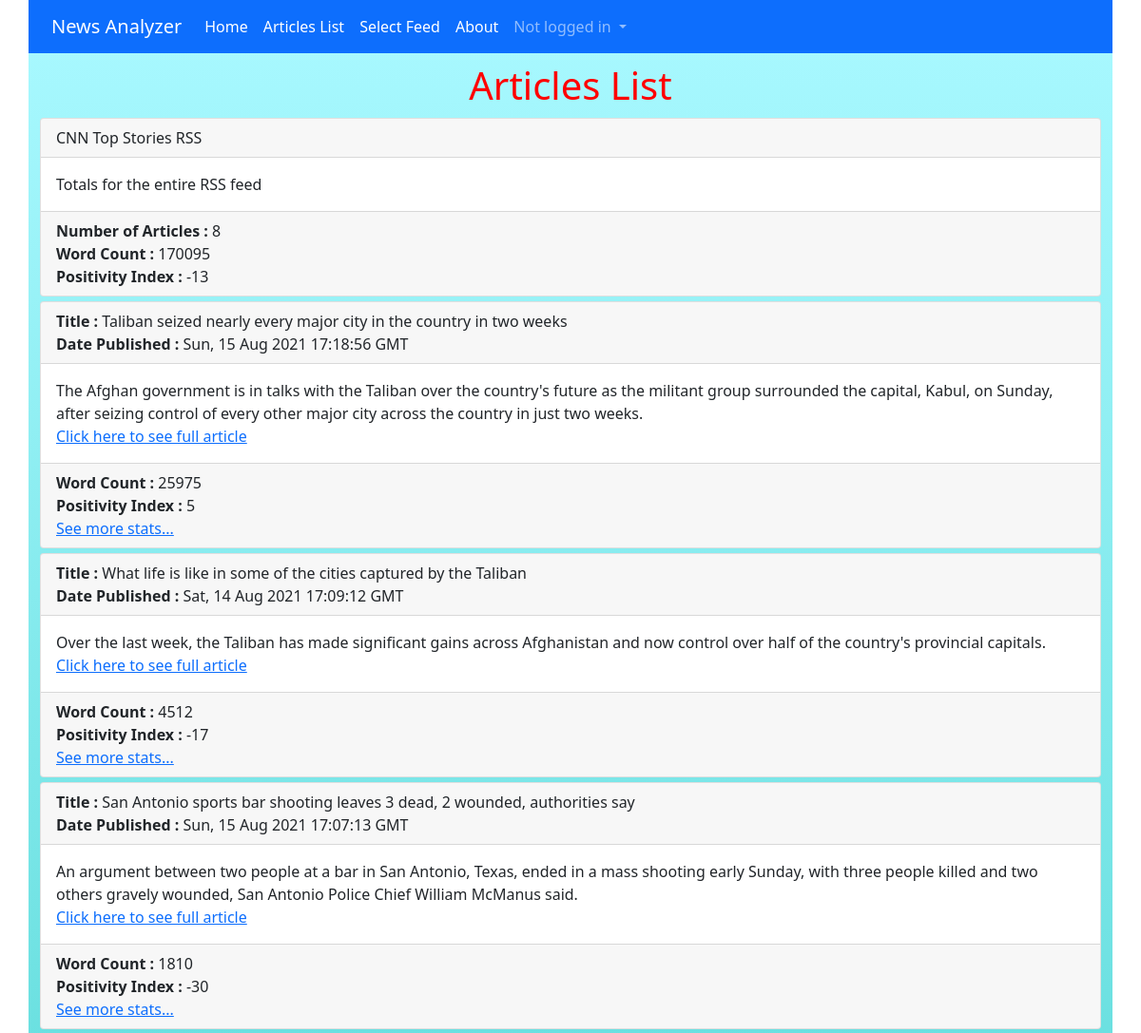
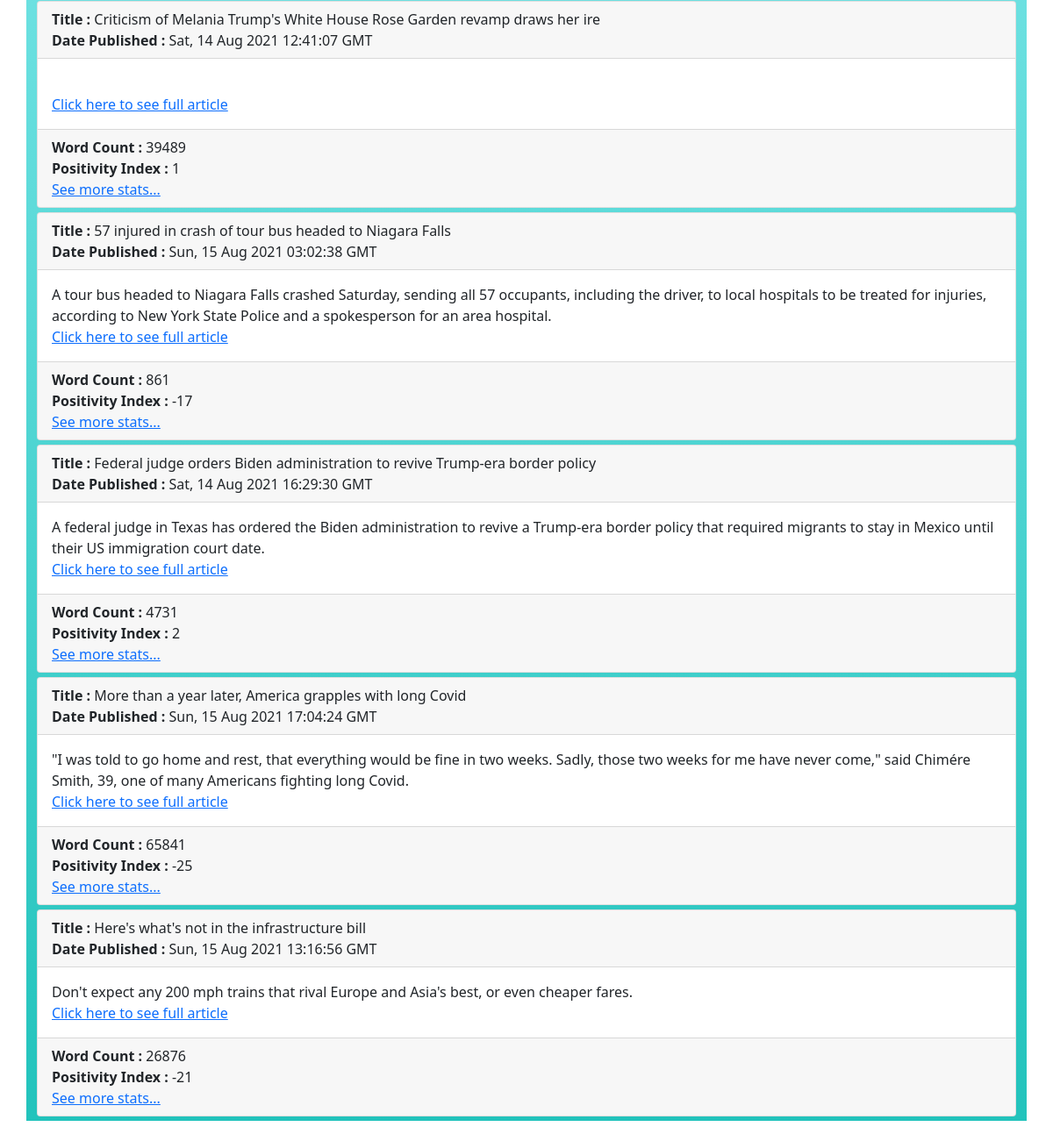
Page /newsanalyzer/ on the earlier database version (2 pictures, top to bottom).
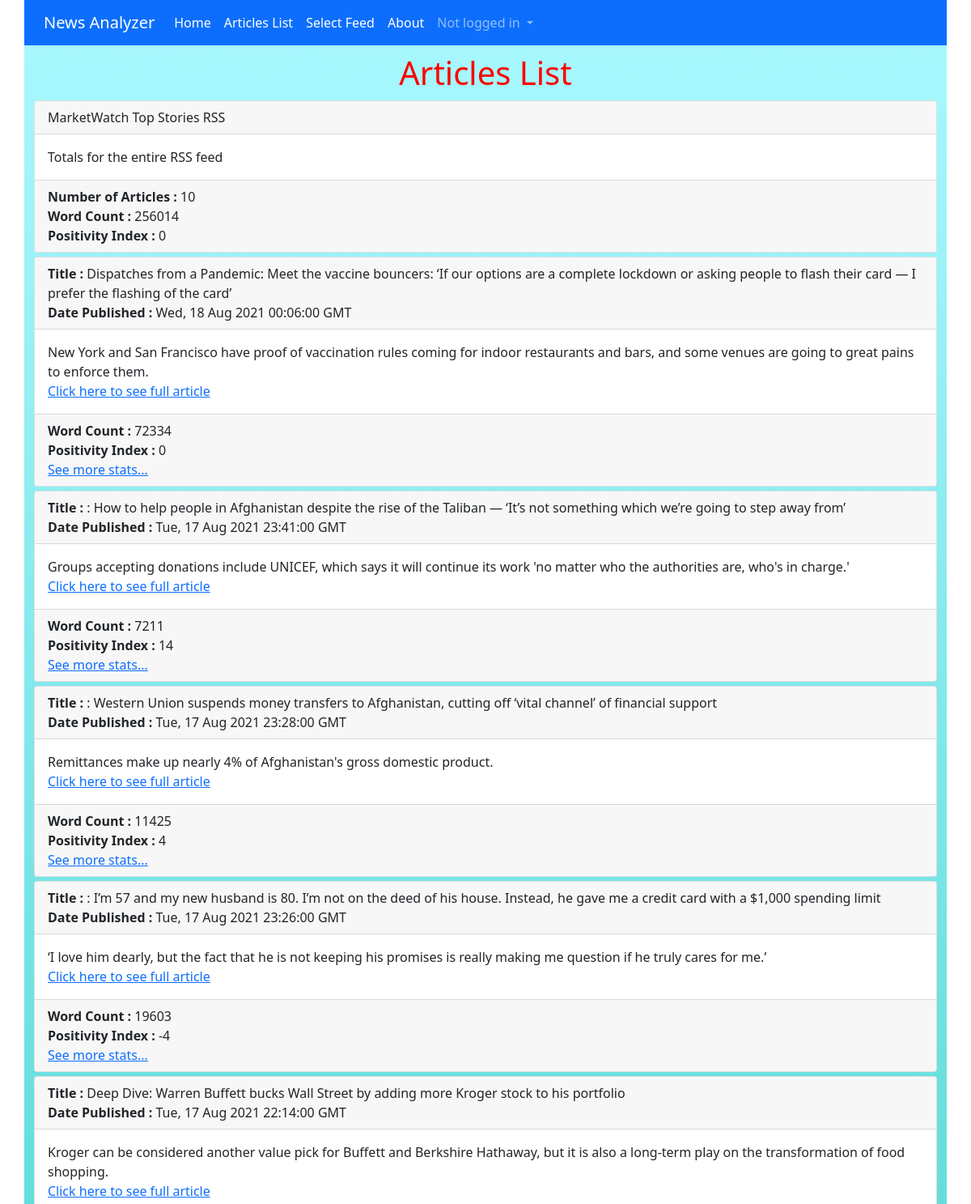
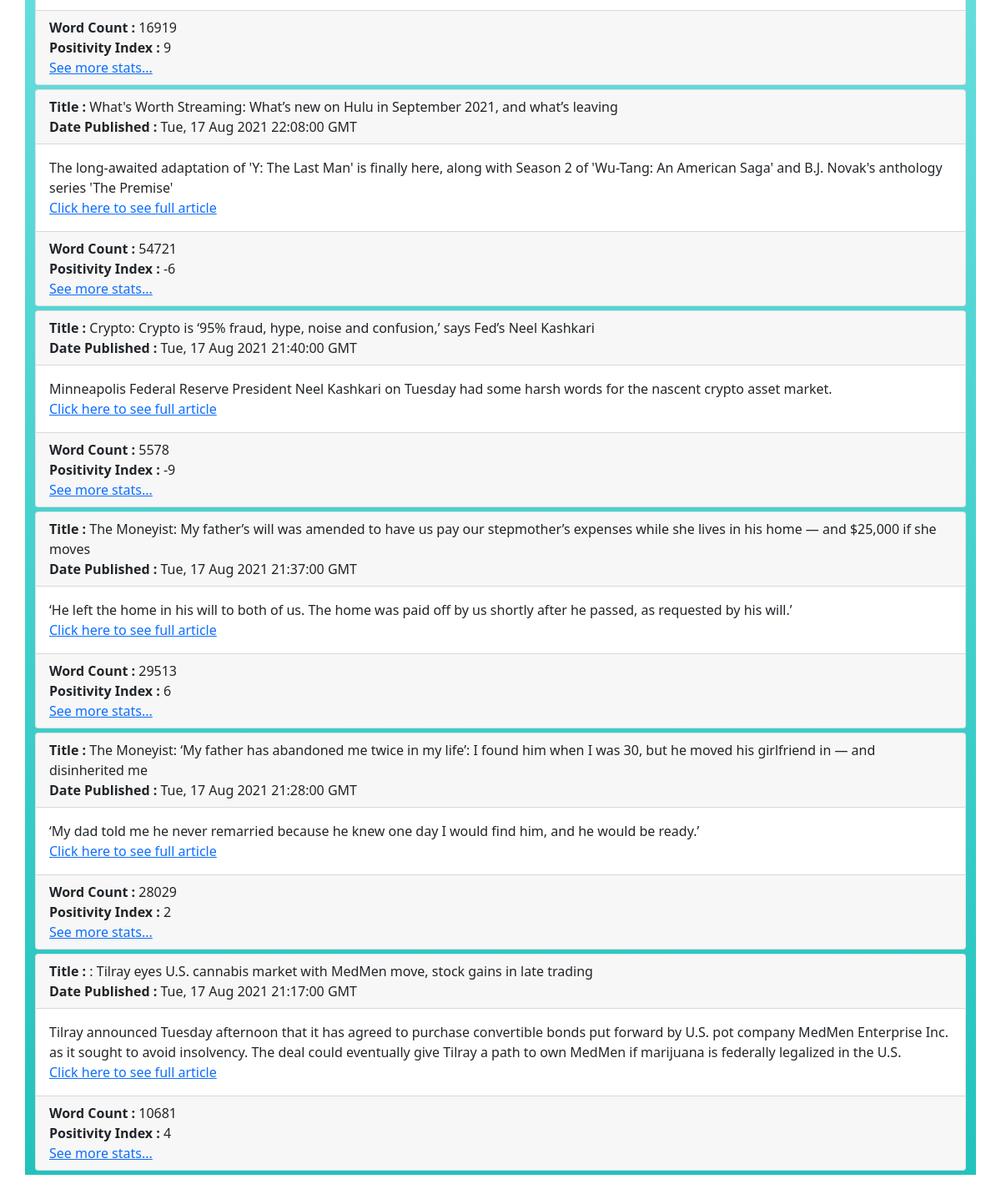
Same page on the later database version (2 pictures, top to bottom).
### newsanalyzer/models.py (models this page shows, shortened)
class Article(models.Model):
    title = models.CharField(max_length=255, null=True)
    link = models.URLField(null=True)
    description = models.CharField(max_length=255, null=True)
    date = models.CharField(max_length=255, null=True)
    word_count = models.IntegerField(null=True)
    positivity_index = models.IntegerField(null=True)
    record_type = models.IntegerField(null=True)
    num_articles = models.IntegerField(null=True)
    distinct_word_count = models.IntegerField(null=True)
    avg_word_length = models.IntegerField(null=True)
    pos_tally = models.IntegerField(null=True)
    neg_tally = models.IntegerField(null=True)
    common_words_1 = models.CharField(max_length=25, null=True)
    common_words_tally_1 = models.IntegerField(null=True)
    common_words_2 = models.CharField(max_length=25, null=True)
    common_words_tally_2 = models.IntegerField(null=True)
    common_words_3 = models.CharField(max_length=25, null=True)
    common_words_tally_3 = models.IntegerField(null=True)
    common_words_4 = models.CharField(max_length=25, null=True)
    common_words_tally_4 = models.IntegerField(null=True)
    common_words_5 = models.CharField(max_length=25, null=True)
    common_words_tally_5 = models.IntegerField(null=True)

### newsanalyzer/views.py (the view, shortened to what this page needs)
# urls.py: path('', ArticleListView.as_view(), name='article_list'),
class ArticleListView(ListView):
    model = Article
    template_name = 'article_list.html'

### templates/article_list.html (shortened to what this page needs)
{% extends 'base.html' %}
{% block content %}
   <div class="container main-body">
      <h1>Articles List</h1>
      {% for article in object_list|dictsort:"record_type" %}
      <div class="card">
         <div class="card-header">
            {% if article.record_type > 0 %}
            <span class="font-weight-bold">
                  Title :
            </span>
            {% endif %}
            {{ article.title }}
            {% if article.record_type > 0 %}
               <br>
               <span class="font-weight-bold">
                  Date Published :
               </span>
               {{ article.date }}
            {% endif %}
         </div>
         <div class ="card-body">
               {{ article.description }}
               {% if article.record_type > 0 %}
                  <br>
                  <a href="{{ article.link }}" target="_blank">Click here to see full article</a>
               {% endif %}
         </div>
         <div class="card-footer">
            {% if article.record_type == 0 %}
               <span class="font-weight-bold">
                  Number of Articles :
               </span>
               {{ article.num_articles }}
               <br>
            {% endif %}
            <span class="font-weight-bold">
                  Word Count :
            </span>
            {{ article.word_count }}
            <br>
            <span class="font-weight-bold">
               Positivity Index :
            </span>
            {{ article.positivity_index }}
            {% if article.record_type > 0 %}
               <br>
               <a class="blue" href="{% url 'article_detail' article.pk %}">See more stats...</a>
            {% endif %}
         </div>
      </div>
      {% endfor %}
   </div>
{% endblock content %}

### templates/base.html (shortened to what this page needs)
{% load static %}
<html>
    <head>
        <link href="https://cdn.jsdelivr.net/npm/bootstrap@5.0.1/dist/css/bootstrap.min.css" rel="stylesheet">
        <link rel="stylesheet" href="{% static 'css/style.css' %}">
    </head>
    <body>
      <nav class="navbar navbar-expand-lg navbar-dark bg-primary container">
        <div class="container-fluid">
          <a class="navbar-brand" href="{% url 'home' %}">News Analyzer</a>
          <div class="collapse navbar-collapse" id="navbarNavDropdown">
            <ul class="navbar-nav">
              <li class="nav-item">
                <a class="nav-link active" aria-current="page" href="{% url 'home' %}">Home</a>
              </li>
              <li class="nav-item">
                <a class="nav-link active" href="{% url 'article_list' %}">Articles List</a>
              </li>
              <li class="nav-item">
                <a class="nav-link active" href="{% url 'article_create' %}">Select Feed
                </a>
              </li>
              <li class="nav-item">
                <a class="nav-link active" href="{% url 'about' %}">About</a>
              </li>
              <li class="nav-item dropdown">
               {% if user.is_authenticated %}
                    <a class="nav-link dropdown-toggle" href="#" id="navbarDropdownMenuLink" role="button" data-bs-toggle="dropdown" aria-expanded="false">
                    {{ user.username }}
                    </a>
                    <ul class="dropdown-menu" aria-labelledby="navbarDropdownMenuLink">
                    <li><a class="dropdown-item" href="{% url 'password_change' %}">Password Change</a></li>
                    <li><a class="dropdown-item" href="{% url 'logout' %}">Log Out</a></li>
                    </ul>
                {% else %}
                    <a class="nav-link dropdown-toggle" href="#" id="navbarDropdownMenuLink" role="button" data-bs-toggle="dropdown" aria-expanded="false">
                        Not logged in
                    </a>
                {% endif %}
                </li>
            </ul>
          </div>
        </div>
      </nav>
        <main>
            {% block content %}
            {% endblock content %}
            <br>
        </main>
      </body>
</html>

### static/css/style.css (style rules this page uses)
h1 { color: red; margin: 10px; text-align: center; }
.container { display: flex; flex-direction: column; }
.main-body { background: rgb(34,195,188); background: linear-gradient(0deg, rgba(34,195,188,1) 0%, rgba(45,238,253,0.4206057422969187) 100%); }
.font-weight-bold { font-weight: bold; }
.card { margin-bottom: 5px; }

Differences in the rows shown:
removed Article: title "CNN Top Stories RSS", description "Totals for the entire RSS feed", num_articles "8", word_count "170095", positivity_index "-13"
removed Article: shows "Title :", title "Taliban seized nearly every major city in the country in two weeks", date "Sun, 15 Aug 2021 17:18:56 GMT", description "The Afghan government is in talks with the Taliban over the country's future as the militant group surrounded the capital, Kabul, on Sunday, after seizing control of every other major city across the country in just two weeks.", word_count "25975", positivity_index "5", record_type "See more stats..."
removed Article: shows "Title :", title "What life is like in some of the cities captured by the Taliban", date "Sat, 14 Aug 2021 17:09:12 GMT", description "Over the last week, the Taliban has made significant gains across Afghanistan and now control over half of the country's provincial capitals.", word_count "4512", positivity_index "-17", record_type "See more stats..."
removed Article: shows "Title :", title "San Antonio sports bar shooting leaves 3 dead, 2 wounded, authorities say", date "Sun, 15 Aug 2021 17:07:13 GMT", description "An argument between two people at a bar in San Antonio, Texas, ended in a mass shooting early Sunday, with three people killed and two others gravely wounded, San Antonio Police Chief William McManus said.", word_count "1810", positivity_index "-30", record_type "See more stats..."
removed Article: shows "Title :", title "Criticism of Melania Trump's White House Rose Garden revamp draws her ire", date "Sat, 14 Aug 2021 12:41:07 GMT", word_count "39489", positivity_index "1", record_type "See more stats..."
removed Article: shows "Title :", title "57 injured in crash of tour bus headed to Niagara Falls", date "Sun, 15 Aug 2021 03:02:38 GMT", description "A tour bus headed to Niagara Falls crashed Saturday, sending all 57 occupants, including the driver, to local hospitals to be treated for injuries, according to New York State Police and a spokesperson for an area hospital.", word_count "861", positivity_index "-17", record_type "See more stats..."
removed Article: shows "Title :", title "Federal judge orders Biden administration to revive Trump-era border policy", date "Sat, 14 Aug 2021 16:29:30 GMT", description "A federal judge in Texas has ordered the Biden administration to revive a Trump-era border policy that required migrants to stay in Mexico until their US immigration court date.", word_count "4731", positivity_index "2", record_type "See more stats..."
removed Article: shows "Title :", title "More than a year later, America grapples with long Covid", date "Sun, 15 Aug 2021 17:04:24 GMT", description "\"I was told to go home and rest, that everything would be fine in two weeks. Sadly, those two weeks for me have never come,\" said Chimére Smith, 39, one of many Americans fighting long Covid.", word_count "65841", positivity_index "-25", record_type "See more stats..."
removed Article: shows "Title :", title "Here's what's not in the infrastructure bill", date "Sun, 15 Aug 2021 13:16:56 GMT", description "Don't expect any 200 mph trains that rival Europe and Asia's best, or even cheaper fares.", word_count "26876", positivity_index "-21", record_type "See more stats..."
added Article: title "MarketWatch Top Stories RSS", description "Totals for the entire RSS feed", num_articles "10", word_count "256014", positivity_index "0"
added Article: shows "Title :", title "Dispatches from a Pandemic: Meet the vaccine bouncers: ‘If our options are a complete lockdown or asking people to flash their card — I prefer the flashing of the card’", date "Wed, 18 Aug 2021 00:06:00 GMT", description "New York and San Francisco have proof of vaccination rules coming for indoor restaurants and bars, and some venues are going to great pains to enforce them.", word_count "72334", positivity_index "0", record_type "See more stats..."
added Article: shows "Title :", title ": How to help people in Afghanistan despite the rise of the Taliban — ‘It’s not something which we’re going to step away from’", date "Tue, 17 Aug 2021 23:41:00 GMT", description "Groups accepting donations include UNICEF, which says it will continue its work 'no matter who the authorities are, who's in charge.'", word_count "7211", positivity_index "14", record_type "See more stats..."
added Article: shows "Title :", title ": Western Union suspends money transfers to Afghanistan, cutting off ‘vital channel’ of financial support", date "Tue, 17 Aug 2021 23:28:00 GMT", description "Remittances make up nearly 4% of Afghanistan's gross domestic product.", word_count "11425", positivity_index "4", record_type "See more stats..."
added Article: shows "Title :", title ": I’m 57 and my new husband is 80. I’m not on the deed of his house. Instead, he gave me a credit card with a $1,000 spending limit", date "Tue, 17 Aug 2021 23:26:00 GMT", description "‘I love him dearly, but the fact that he is not keeping his promises is really making me question if he truly cares for me.’", word_count "19603", positivity_index "-4", record_type "See more stats..."
added Article: shows "Title :", title "Deep Dive: Warren Buffett bucks Wall Street by adding more Kroger stock to his portfolio", date "Tue, 17 Aug 2021 22:14:00 GMT", description "Kroger can be considered another value pick for Buffett and Berkshire Hathaway, but it is also a long-term play on the transformation of food shopping.", word_count "16919", positivity_index "9", record_type "See more stats..."
added Article: shows "Title :", title "What's Worth Streaming: What’s new on Hulu in September 2021, and what’s leaving", date "Tue, 17 Aug 2021 22:08:00 GMT", description "The long-awaited adaptation of 'Y: The Last Man' is finally here, along with Season 2 of 'Wu-Tang: An American Saga' and B.J. Novak's anthology series 'The Premise'", word_count "54721", positivity_index "-6", record_type "See more stats..."
added Article: shows "Title :", title "Crypto: Crypto is ‘95% fraud, hype, noise and confusion,’ says Fed’s Neel Kashkari", date "Tue, 17 Aug 2021 21:40:00 GMT", description "Minneapolis Federal Reserve President Neel Kashkari on Tuesday had some harsh words for the nascent crypto asset market.", word_count "5578", positivity_index "-9", record_type "See more stats..."
added Article: shows "Title :", title "The Moneyist: My father’s will was amended to have us pay our stepmother’s expenses while she lives in his home — and $25,000 if she moves", date "Tue, 17 Aug 2021 21:37:00 GMT", description "‘He left the home in his will to both of us. The home was paid off by us shortly after he passed, as requested by his will.’", word_count "29513", positivity_index "6", record_type "See more stats..."
added Article: shows "Title :", title "The Moneyist: ‘My father has abandoned me twice in my life’: I found him when I was 30, but he moved his girlfriend in — and disinherited me", date "Tue, 17 Aug 2021 21:28:00 GMT", description "‘My dad told me he never remarried because he knew one day I would find him, and he would be ready.’", word_count "28029", positivity_index "2", record_type "See more stats..."
added Article: shows "Title :", title ": Tilray eyes U.S. cannabis market with MedMen move, stock gains in late trading", date "Tue, 17 Aug 2021 21:17:00 GMT", description "Tilray announced Tuesday afternoon that it has agreed to purchase convertible bonds put forward by U.S. pot company MedMen Enterprise Inc. as it sought to avoid insolvency. The deal could eventually give Tilray a path to own MedMen if marijuana is federally legalized in the U.S.", word_count "10681", positivity_index "4", record_type "See more stats..."
